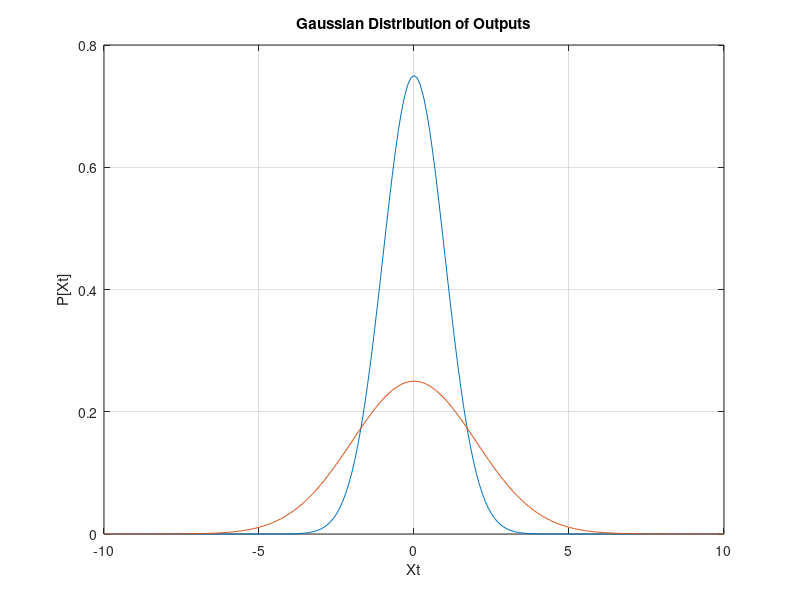

The MATLAB script that drew this image:
x = -10:0.1:10;
y = 0.75 * gaussmf(x,[1 0]);
plot(x,y)
hold on
y = 0.25 * gaussmf(x,[2 0]);
plot(x,y)
title('Gaussian Distribution of Outputs')
xlabel('Xt')
ylabel('P[Xt]')
grid